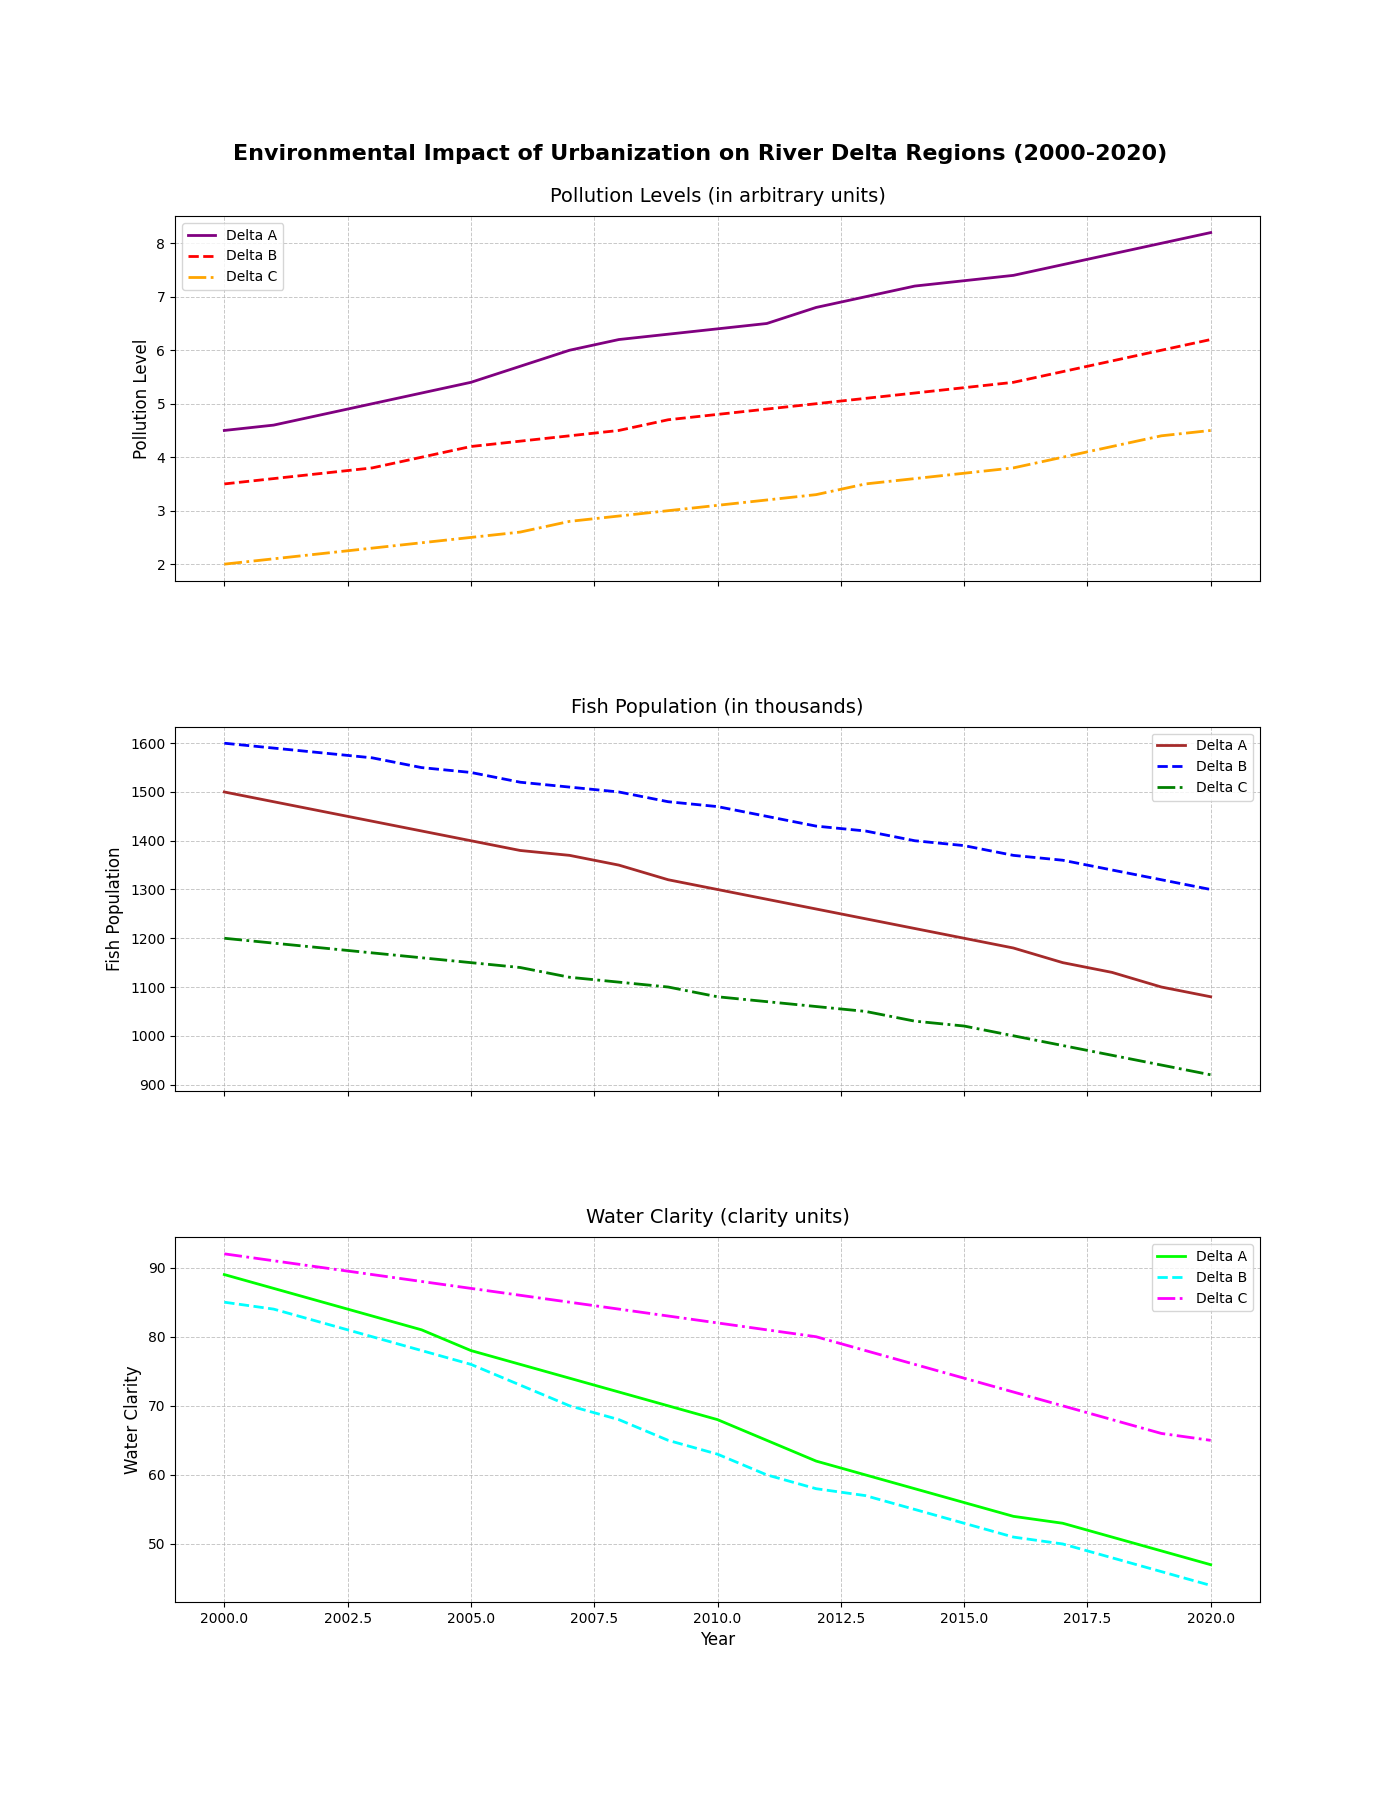

The Python source for this figure:
import matplotlib.pyplot as plt
import numpy as np

years = np.arange(2000, 2021)

# Delta measures
delta_a_pollution = [4.5, 4.6, 4.8, 5.0, 5.2, 5.4, 5.7, 6.0, 6.2, 6.3, 6.4, 6.5, 6.8, 7.0, 7.2, 7.3, 7.4, 7.6, 7.8, 8.0, 8.2]
delta_a_fish_population = [1500, 1480, 1460, 1440, 1420, 1400, 1380, 1370, 1350, 1320, 1300, 1280, 1260, 1240, 1220, 1200, 1180, 1150, 1130, 1100, 1080]
delta_a_water_clarity = [89, 87, 85, 83, 81, 78, 76, 74, 72, 70, 68, 65, 62, 60, 58, 56, 54, 53, 51, 49, 47]

delta_b_pollution = [3.5, 3.6, 3.7, 3.8, 4.0, 4.2, 4.3, 4.4, 4.5, 4.7, 4.8, 4.9, 5.0, 5.1, 5.2, 5.3, 5.4, 5.6, 5.8, 6.0, 6.2]
delta_b_fish_population = [1600, 1590, 1580, 1570, 1550, 1540, 1520, 1510, 1500, 1480, 1470, 1450, 1430, 1420, 1400, 1390, 1370, 1360, 1340, 1320, 1300]
delta_b_water_clarity = [85, 84, 82, 80, 78, 76, 73, 70, 68, 65, 63, 60, 58, 57, 55, 53, 51, 50, 48, 46, 44]

delta_c_pollution = [2.0, 2.1, 2.2, 2.3, 2.4, 2.5, 2.6, 2.8, 2.9, 3.0, 3.1, 3.2, 3.3, 3.5, 3.6, 3.7, 3.8, 4.0, 4.2, 4.4, 4.5]
delta_c_fish_population = [1200, 1190, 1180, 1170, 1160, 1150, 1140, 1120, 1110, 1100, 1080, 1070, 1060, 1050, 1030, 1020, 1000, 980, 960, 940, 920]
delta_c_water_clarity = [92, 91, 90, 89, 88, 87, 86, 85, 84, 83, 82, 81, 80, 78, 76, 74, 72, 70, 68, 66, 65]

fig, axs = plt.subplots(3, 1, figsize=(14, 18), sharex=True)
fig.suptitle('Environmental Impact of Urbanization on River Delta Regions (2000-2020)', fontsize=16, fontweight='bold', y=0.92)

# Subplot 1: Pollution Levels
axs[0].plot(years, delta_a_pollution, color='purple', linestyle='-', linewidth=2, label='Delta A')
axs[0].plot(years, delta_b_pollution, color='red', linestyle='--', linewidth=2, label='Delta B')
axs[0].plot(years, delta_c_pollution, color='orange', linestyle='-.', linewidth=2, label='Delta C')
axs[0].set_title('Pollution Levels (in arbitrary units)', fontsize=14, pad=10)
axs[0].set_ylabel('Pollution Level', fontsize=12)
axs[0].legend(loc='upper left', fontsize=10)
axs[0].grid(True, linestyle='--', linewidth=0.7, alpha=0.7)

# Subplot 2: Fish Population
axs[1].plot(years, delta_a_fish_population, color='brown', linestyle='-', linewidth=2, label='Delta A')
axs[1].plot(years, delta_b_fish_population, color='blue', linestyle='--', linewidth=2, label='Delta B')
axs[1].plot(years, delta_c_fish_population, color='green', linestyle='-.', linewidth=2, label='Delta C')
axs[1].set_title('Fish Population (in thousands)', fontsize=14, pad=10)
axs[1].set_ylabel('Fish Population', fontsize=12)
axs[1].legend(loc='upper right', fontsize=10)
axs[1].grid(True, linestyle='--', linewidth=0.7, alpha=0.7)

# Subplot 3: Water Clarity
axs[2].plot(years, delta_a_water_clarity, color='lime', linestyle='-', linewidth=2, label='Delta A')
axs[2].plot(years, delta_b_water_clarity, color='cyan', linestyle='--', linewidth=2, label='Delta B')
axs[2].plot(years, delta_c_water_clarity, color='magenta', linestyle='-.', linewidth=2, label='Delta C')
axs[2].set_title('Water Clarity (clarity units)', fontsize=14, pad=10)
axs[2].set_xlabel('Year', fontsize=12)
axs[2].set_ylabel('Water Clarity', fontsize=12)
axs[2].legend(loc='upper right', fontsize=10)
axs[2].grid(True, linestyle='--', linewidth=0.7, alpha=0.7)

plt.subplots_adjust(hspace=0.4)

plt.show()
